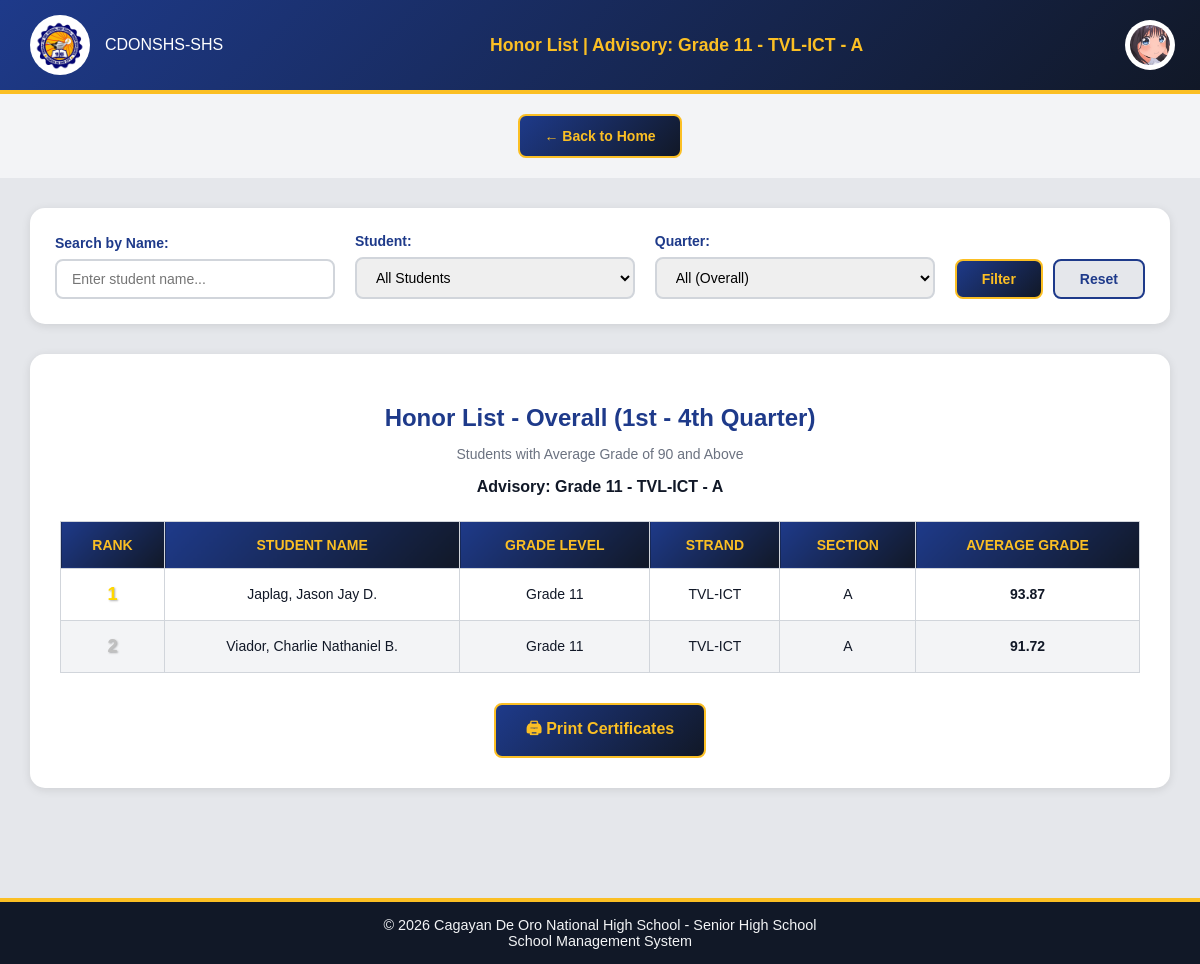
Before: /Website_Files/Teacher_Files/honor_list.php (signed in) with the older database file.
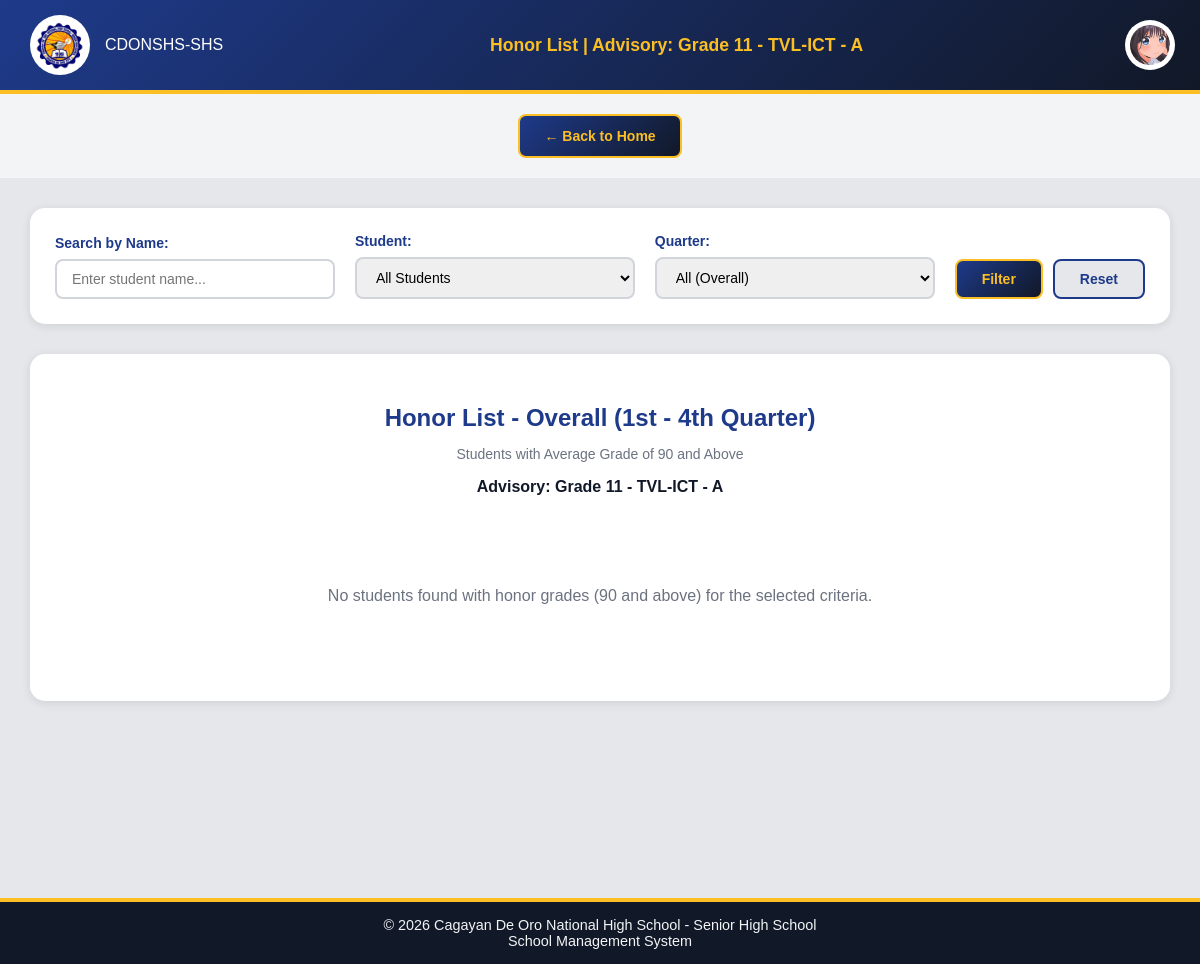
After: the same page with the newer database file.
### tables this page shows
CREATE TABLE `students` (
  `student_id` int(11) NOT NULL,
  `user_id` int(11) NOT NULL,
  `application_id` int(11) NOT NULL,
  `school_id` int(11) NOT NULL,
  `enrollment_status` enum('Active','Inactive','Graduated','Transferred') DEFAULT 'Active',
  `date_enrolled` date NOT NULL DEFAULT curdate(),
  `enlistment_status` enum('Not Enlisted','Pending','Enlisted','Rejected','Promoted') DEFAULT 'Not Enlisted',
  `school_year` varchar(9) DEFAULT NULL
);

CREATE TABLE `student_applications` (
  `application_id` int(11) NOT NULL,
  `first_name` varchar(100) NOT NULL,
  `last_name` varchar(100) NOT NULL,
  `middle_name` varchar(100) DEFAULT NULL,
  `extension_name` varchar(20) DEFAULT NULL,
  `lrn` varchar(12) NOT NULL,
  `date_of_birth` date NOT NULL,
  `gender` enum('male','female','other') NOT NULL,
  `civil_status` enum('single','married','divorced','widowed') NOT NULL,
  `house_number_street` varchar(255) NOT NULL,
  `barangay` varchar(100) NOT NULL,
  `city_municipality` varchar(100) NOT NULL,
  `province` varchar(100) NOT NULL,
  `contact_number` varchar(20) NOT NULL,
  `email` varchar(150) NOT NULL,
  `facebook_profile` varchar(255) DEFAULT NULL,
  `current_school` varchar(255) NOT NULL,
  `school_classification` enum('public','private') NOT NULL,
  `enrollment_type` enum('New','Transferee','Balik-Eskwela') NOT NULL DEFAULT 'New',
  `year_graduated` year(4) NOT NULL,
  `father_guardian_name` varchar(150) NOT NULL,
  `father_guardian_contact` varchar(20) NOT NULL,
  `mother_guardian_name` varchar(150) NOT NULL,
  `mother_guardian_contact` varchar(20) NOT NULL,
  `psa_birth_certificate` varchar(255) DEFAULT NULL,
  `form_138` varchar(255) DEFAULT NULL,
  `student_id_copy` varchar(255) DEFAULT NULL,
  `application_status` enum('Pending','Approved','Rejected') DEFAULT 'Pending',
  `remarks` text DEFAULT NULL,
  `date_submitted` timestamp NOT NULL DEFAULT current_timestamp(),
  `profile_image` varchar(255) DEFAULT NULL
);

### Back_End_Files/PHP_Files/honor_list_backend.php (called while the page is built, shortened)
<?php
include "../../Back_End_Files/PHP_Files/get_teacher_advisory.php";
$filter_quarter = isset($_GET['quarter']) ? trim($_GET['quarter']) : 'all';
if (!empty($advisorySectionId)) {
    if ($filter_quarter === 'all' || $filter_quarter === '') {
        $avgQuery = "
            SELECT
                s.student_id,
                sa.first_name,
                sa.last_name,
                sa.middle_name,
                ss.grade_level,
                st.strand_name,
                sec.section_name,
                AVG(ge.grade) as average_grade,
                COUNT(DISTINCT ge.quarter) as quarters_count,
                (SELECT COUNT(*) FROM student_subjects ss2 WHERE ss2.student_id = s.student_id AND ss2.status = 'Enrolled') as total_subjects,
                COUNT(DISTINCT ge.entry_id) as total_grades
            FROM students s
            INNER JOIN student_strand ss ON s.student_id = ss.student_id
            INNER JOIN student_applications sa ON s.application_id = sa.application_id
            INNER JOIN strands st ON ss.strand_id = st.strand_id
            INNER JOIN section sec ON ss.section_id = sec.section_id
            INNER JOIN grade_entry ge ON s.student_id = ge.student_id AND ge.grade_status = 'Approved'
            WHERE ss.section_id = ? AND s.enrollment_status = 'Active'
        ";
        $params = [$advisorySectionId];
        $types = "i";
        $avgQuery .= " GROUP BY s.student_id HAVING AVG(ge.grade) >= 90 AND COUNT(DISTINCT ge.quarter) = 4 ORDER BY average_grade DESC";
    }
    $avgStmt = $connection->prepare($avgQuery);
    $avgStmt->bind_param($types, ...$params);
    $avgStmt->execute();
    $honorList = $avgStmt->get_result()->fetch_all(MYSQLI_ASSOC);
}
switch ($filter_quarter) {
    default: $quarterLabel = 'Overall (1st - 4th Quarter)'; break;
}
?>

### Back_End_Files/PHP_Files/get_teacher_advisory.php (called while the page is built, shortened)
<?php
include "../../DB_Connection/Connection.php";
$getTeacher = $connection->prepare("
    SELECT t.teacher_id
    FROM teachers t
    WHERE t.school_id = ?
");
$getTeacher->bind_param("i", $_SESSION['school_id']);
$getTeacher->execute();
$teacherResult = $getTeacher->get_result()->fetch_assoc();
if ($teacherResult) {
    $teacher_id = $teacherResult['teacher_id'];
    $getAdvisory = $connection->prepare("
        SELECT
            ta.grade_level,
            ta.strand_id,
            ta.section_id,
            s.strand_name,
            sec.section_name
        FROM teacher_advisory ta
        JOIN strands s ON ta.strand_id = s.strand_id
        JOIN section sec ON ta.section_id = sec.section_id
        WHERE ta.teacher_id = ?
        LIMIT 1
    ");
    $getAdvisory->bind_param("i", $teacher_id);
    $getAdvisory->execute();
    $advisory = $getAdvisory->get_result()->fetch_assoc();
    if ($advisory) {
        $advisorySectionId = $advisory['section_id'];
    }
}
?>

### Website_Files/Teacher_Files/honor_list.php (the view, shortened to what the changed rows need)
<?php
include "../../DB_Connection/Connection.php";
include "../../Back_End_Files/PHP_Files/honor_list_backend.php";
?>
<!DOCTYPE html>
<html lang="en">
<head>
    <link rel="stylesheet" href="../../Design/main_design.css">
    <link rel="stylesheet" href="../../Design/profile_dropdown.css">
    <link rel="stylesheet" href="../../Design/dashboard_design.css">
    <link rel="stylesheet" href="../../Design/teacher/honor_list_design.css">
</head>
<body>
    <div class="honor-list-container">
        <div class="honor-table-section" id="printArea">
            <div class="table-header">
                <h2>Honor List - <?php echo htmlspecialchars($quarterLabel); ?></h2>
            </div>
            <?php if (empty($honorList)): ?>
                <div class="no-results">
                    <p>No students found with honor grades (90 and above) for the selected criteria.</p>
                </div>
            <?php else: ?>
                <table class="honor-table">
                    <thead>
                        <tr>
                            <th>Rank</th>
                            <th>Student Name</th>
                            <th>Grade Level</th>
                            <th>Strand</th>
                            <th>Section</th>
                            <th>Average Grade</th>
                        </tr>
                    </thead>
                    <tbody>
                        <?php
                        $rank = 1;
                        foreach ($honorList as $student):
                            $fullName = $student['last_name'] . ', ' . $student['first_name'];
                            if (!empty($student['middle_name'])) {
                                $fullName .= ' ' . substr($student['middle_name'], 0, 1) . '.';
                            }
                        ?>
                            <tr>
                                <td><?php echo $rank++; ?></td>
                                <td><?php echo htmlspecialchars($fullName); ?></td>
                                <td>Grade <?php echo htmlspecialchars($student['grade_level']); ?></td>
                                <td><?php echo htmlspecialchars($student['strand_name']); ?></td>
                                <td><?php echo htmlspecialchars($student['section_name']); ?></td>
                                <td class="grade-cell"><?php echo number_format($student['average_grade'], 2); ?></td>
                            </tr>
                        <?php endforeach; ?>
                    </tbody>
                </table>
                <div class="print-section">
                    <button onclick="printCertificates()" class="btn-print">🖨 Print Certificates</button>
                </div>
            <?php endif; ?>
        </div>
    </div>
</body>
</html>

Changed rows visible on the page:
no longer on this page (row edited): students: application.middle_name "Japlag, Jason Jay D.", grade_level "11", strand_name "TVL-ICT", section_name "A", average_grade "93.87"
no longer on this page (row edited): students: application.middle_name "Viador, Charlie Nathaniel B.", grade_level "11", strand_name "TVL-ICT", section_name "A", average_grade "91.72"
Other visible differences:
text no longer shown: "RANK STUDENT NAME GRADE LEVEL STRAND SECTION AVERAGE GRADE 🖨 Print Certificates"
text now shown: "No students found with honor grades (90 and above) for the selected criteria."
